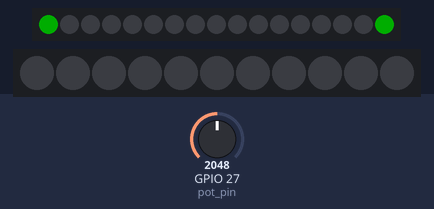
The sketch below on a simulated ESP32. On the bench: 17 RGB LEDs in strip order, left to right, 11 RGB LEDs in strip order, left to right. The inputs (shaded band) are chosen by the test bench; at power-on: GPIO 27 (pot_pin) = 2048. Dim RGB values are drawn brighter than linear.

Above: at 0.3 s.
At 0.8 s:
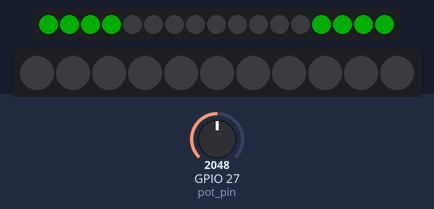
At 1.3 s:
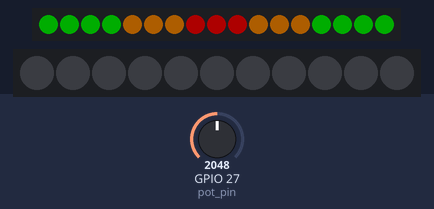
At 1.9 s:
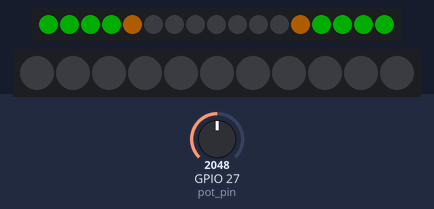
At 2.3 s:
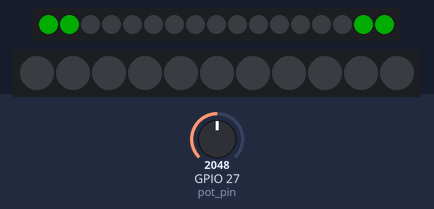

The sketch:

shifting_bb_lights.ino
```cpp
#include <Adafruit_NeoPixel.h>
#include <CAN.h>

//speed of the can network
int CAN_SPEED = 1E6;
//id we want
int id = 0x640;
//can offset
int offset = 6;
//scaling factor
float scaling = 0.1;
//length of important bytes
int len = 3;

volatile int pwm_value = 0;
volatile int prev_time = 0;
int max_cycle_shifting = 100;
int max_cycle_bb = 100;
int num_shifting = 17;
int num_bb = 11;
int bb_value;
int max_rpm = 1000;
int pot_pin = 27;
int shifting_lights_pin = 32;
int bb_lights_pin = 33;
int rx_pin = 4;
int tx_pin = 5;
Adafruit_NeoPixel shifting_lights = Adafruit_NeoPixel(17, shifting_lights_pin, NEO_GRB + NEO_KHZ800);
Adafruit_NeoPixel bb_lights = Adafruit_NeoPixel(11, bb_lights_pin, NEO_GRB + NEO_KHZ800);
uint32_t red = shifting_lights.Color(255, 0, 0);
uint32_t orange = shifting_lights.Color(255, 140, 0);
uint32_t green = shifting_lights.Color(0, 255, 0);
uint32_t white = shifting_lights.Color(255, 255, 255);
uint32_t purple = bb_lights.Color(148, 0, 211);
int shift_value;

void setup() {
  Serial.begin(115200);
  // start the CAN bus at 500 kbps
  if (!CAN.begin(CAN_SPEED)) {
    Serial.println("Starting CAN failed!");
    while (1);
  }
  shifting_lights.begin();
  shifting_lights.setBrightness(50);
  bb_lights.begin();
  bb_lights.setBrightness(50);
  pinMode(pot_pin, INPUT);
  //only read packets of the given id
  CAN.filter(id);
  //output pins (4 is rx, 5 is tx) refers to gpio
  CAN.setPins(rx_pin, tx_pin);
  CAN.onReceive(onReceive);
  //pinMode(16, INPUT);
  startUp();
}

void onReceive(int packetSize){
  int numBytes = CAN.available();
  byte buff[numBytes];
  for(int i =0; i < 8; i ++){
    buff[i] = CAN.read();
  }
  int tps = int(buff[offset+1] + (buff[offset]<<8));
  shift_value = tps;
}

void loop() {

  bb_value = analogRead(pot_pin);
  shifting_lights.fill(0);
  shifting_lights.show();
  /*
  for (int j = 0; j < num_bb; j++) {
    bb_lights.setPixelColor(j, bb_lights.Color(148, 0, 211));
    bb_lights.show();
  }*/

  int lights = (shift_value * num_shifting) / max_rpm;

  for (int i = num_shifting - 1; i >= num_shifting - lights; i--) {
    if (i < 3) {
      shifting_lights.setPixelColor(i, red);
      shifting_lights.show();
    } else if (i < 6) {
      shifting_lights.setPixelColor(i, orange);
      shifting_lights.show();
    } else {
      shifting_lights.setPixelColor(i, green);
      shifting_lights.show();
    }
  }

}

void startUp() {
  shifting_lights.setBrightness(50);
  shifting_lights.fill(0);
  shifting_lights.show();
  delay(200);
  for (int i = 0; i <= 8; i++) {
    //pixels.fill(0,0,0);
    if (i < 4) {
      shifting_lights.setPixelColor(i, shifting_lights.Color(0, 255, 0)); // Green
      shifting_lights.setPixelColor(16 - i, shifting_lights.Color(0, 255, 0));
    } else if (i < 7) {
      shifting_lights.setPixelColor(i, shifting_lights.Color(255, 140, 0)); // Orange
      shifting_lights.setPixelColor(16 - i, shifting_lights.Color(255, 140, 0));
    } else {
      shifting_lights.setPixelColor(i, shifting_lights.Color(255, 0, 0)); // Red
      shifting_lights.setPixelColor(16 - i, shifting_lights.Color(255, 0, 0));
    }
    shifting_lights.show(); // This sends the updated pixel color to the hardware.
    delay(200 - i * 20);
  }
  delay(400);
  for (int i = 8; i >= 0; i--) {
    shifting_lights.setPixelColor(i, shifting_lights.Color(0, 0, 0));
    shifting_lights.setPixelColor(16 - i, shifting_lights.Color(0, 0, 0));
    shifting_lights.show(); // This sends the updated pixel color to the hardware.
    delay(200 - i * 20);
  }
  shifting_lights.fill(0);
  shifting_lights.show();
  delay(200);
}
```
